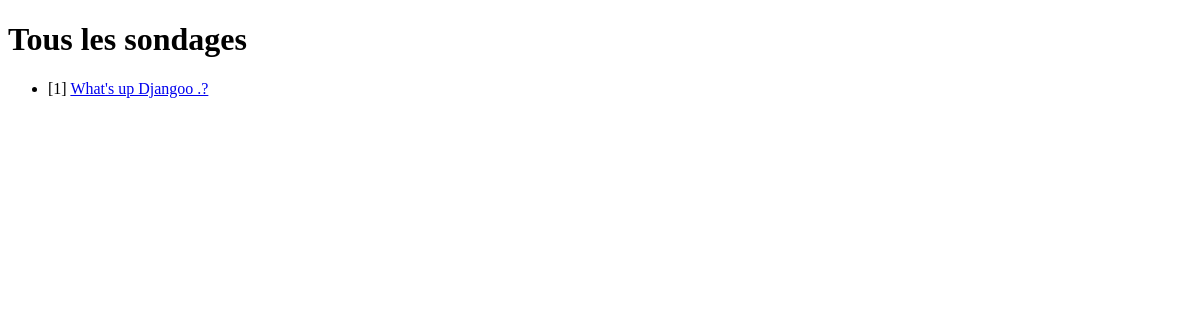
Page /polls/all/ on the earlier database version.
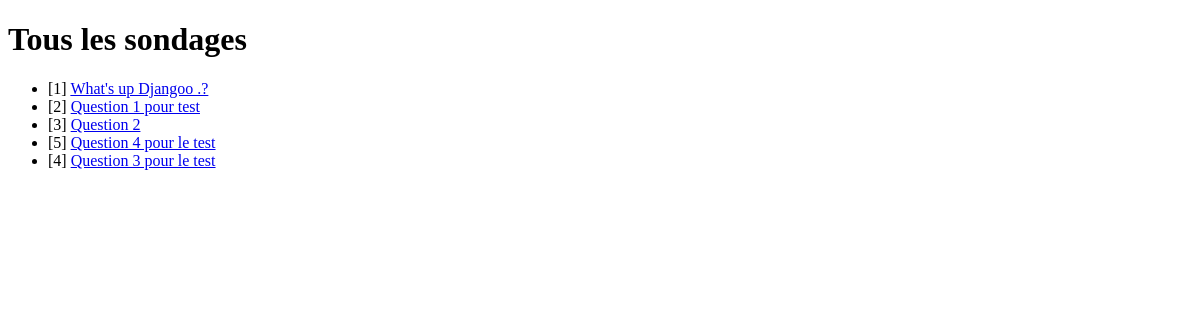
Same page on the later database version.
### polls/models.py (models this page shows, shortened)
class Question(models.Model):
    question_text = models.CharField(max_length=200)
    pub_date = models.DateTimeField("date published")

### polls/views.py (the view)
# urls.py: path("all/", views.AllView.as_view(), name="all"),
class AllView(generic.ListView):
    template_name = "polls/all.html"
    context_object_name = "question_list"
    def get_queryset(self):
        return (
            Question.objects.filter(pub_date__lte=timezone.now())
            .order_by("-pub_date")[:5]
        )

### polls/templates/polls/all.html (shortened to what this page needs)
<!DOCTYPE html>
<html lang="en">
<head>
</head>
<body>
    <h1>Tous les sondages</h1>
{% if question_list %}
  <ul>
    {% for question in question_list %}
      <li>
        [{{ question.id }}]
        <a href="{% url 'polls:frequency' question.id %}">
            {{ question.question_text }}
        </a>
      </li>
    {% endfor %}
  </ul>
{% else %}
  <p>Aucun sondage.</p>
{% endif %}
</body>
</html>

Differences in the rows shown:
added Question: id "2", question_text "Question 1 pour test"
added Question: id "3", question_text "Question 2"
added Question: id "5", question_text "Question 4 pour le test"
added Question: id "4", question_text "Question 3 pour le test"
